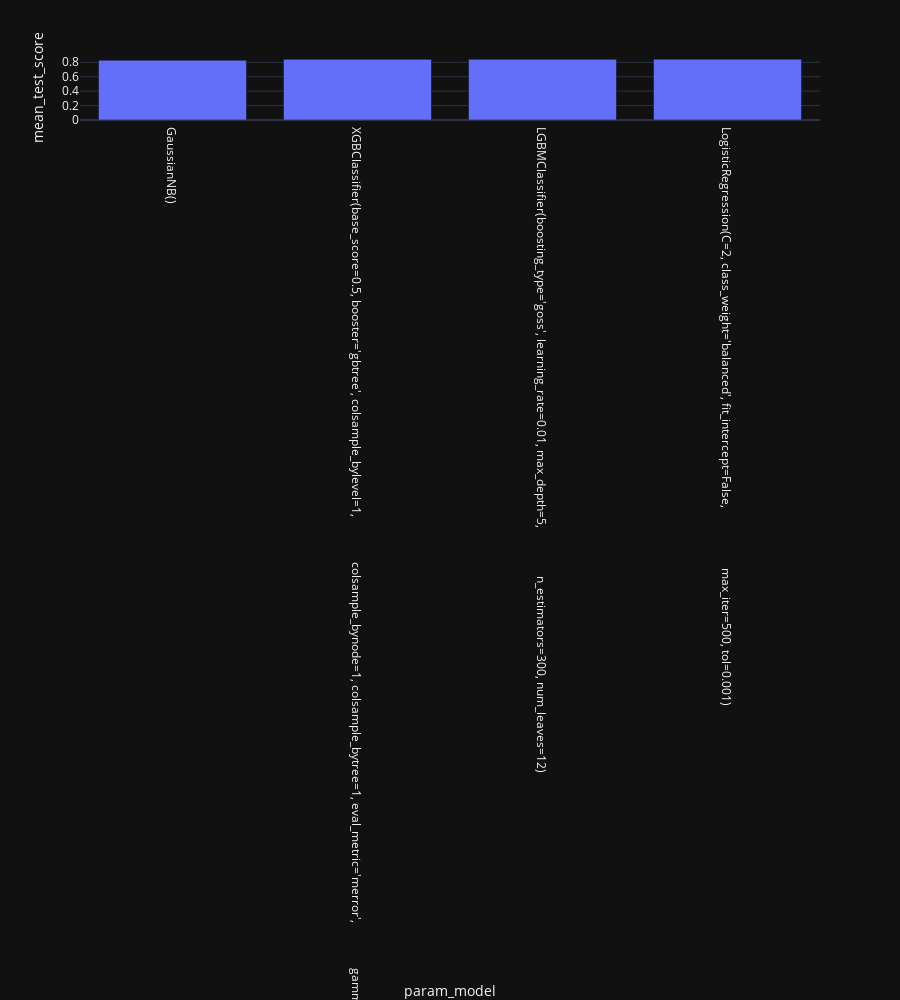

The notebook cell saved with this chart:
### Code cell
px.bar(
    compare.sort_values('mean_test_score'),
    x='param_model',
    y='mean_test_score',
    template='plotly_dark',
    height=1000
)

### Figure 1 — Plotly figure (JSON) as saved in the notebook; plotly's stock layout.template omitted (floating-point values rounded to 4 significant figures)
{"data": [{"alignmentgroup": "True", "hovertemplate": "param_model=%{x}<br>mean_test_score=%{y}<extra></extra>", "legendgroup": "", "marker": {"color": "#636efa"}, "name": "", "offsetgroup": "", "orientation": "v", "showlegend": false, "textposition": "auto", "type": "bar", "x": ["GaussianNB()", "XGBClassifier(base_score=0.5, booster='gbtree', colsample_bylevel=1,\n              colsample_bynode=1, colsample_bytree=1, eval_metric='merror',\n              gamma=0, gpu_id=-1, importance_type='gain',\n              interaction_constraints='', learning_rate=0.1, max_delta_step=0,\n              max_depth=6, min_child_weight=1, missing=nan,\n              monotone_constraints='()', n_estimators=100, n_jobs=12,\n              num_parallel_tree=1, random_state=0, reg_alpha=0, reg_lambda=1,\n              scale_pos_weight=0.01, subsample=1, tree_method='exact',\n              validate_parameters=1, verbosity=None)", "LGBMClassifier(boosting_type='goss', learning_rate=0.01, max_depth=5,\n               n_estimators=300, num_leaves=12)", "LogisticRegression(C=2, class_weight='balanced', fit_intercept=False,\n                   max_iter=500, tol=0.001)"], "xaxis": "x", "y": [0.8283, 0.8405, 0.8411, 0.8427], "yaxis": "y"}], "layout": {"barmode": "relative", "height": 1000, "legend": {"tracegroupgap": 0}, "margin": {"t": 60}, "xaxis": {"anchor": "y", "domain": [0, 1], "title": {"text": "param_model"}}, "yaxis": {"anchor": "x", "domain": [0, 1], "title": {"text": "mean_test_score"}}}}
